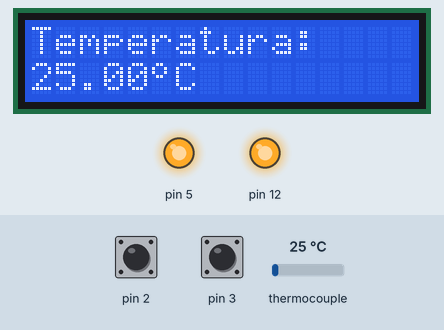
Recording of a sketch running on a simulated Arduino Uno, built with avr-gcc and run on an emulated ATmega328P. On the bench: 16×2 character LCD, output pins drawn as LEDs (lit = HIGH). Inputs (shaded band) come from the test bench; at power-on: thermocouple 25 °C, pin 2 HIGH, pin 3 HIGH.

Above: at 1.7 s.
1.8 s: thermocouple set to 0 °C
At 3.1 s:
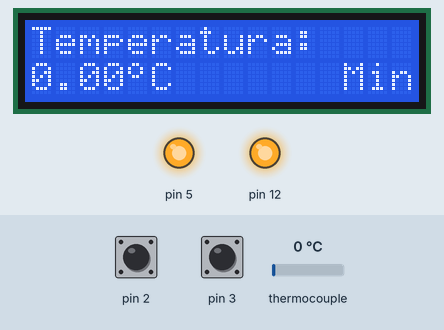
3.4 s: pin 2 pulled LOW for 0.8 s
At 3.9 s:
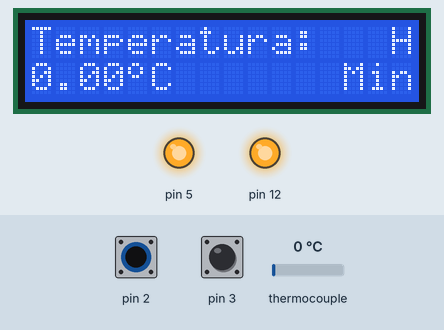
5.7 s: pin 3 pulled LOW for 0.8 s
At 6.9 s:
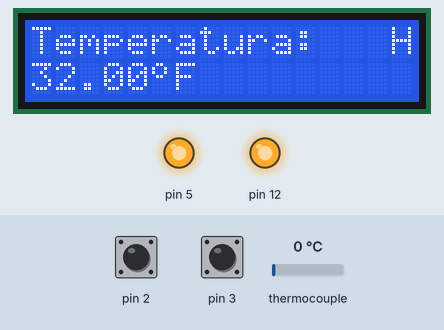
8.0 s: pin 2 pulled LOW for 0.8 s
At 9.3 s:
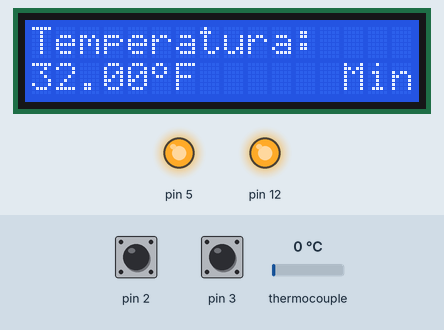
10.3 s: thermocouple set to 6 °C
At 11.7 s:
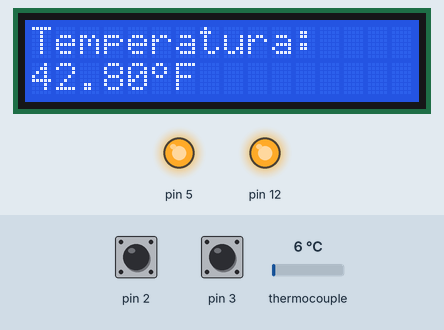
12.3 s: pin 3 pulled LOW for 0.8 s
At 14.1 s:
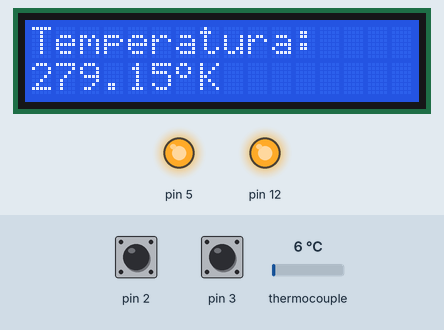
Timing chart, 0 to 15.6 s (numbered marks = the images above; inputs shaded):
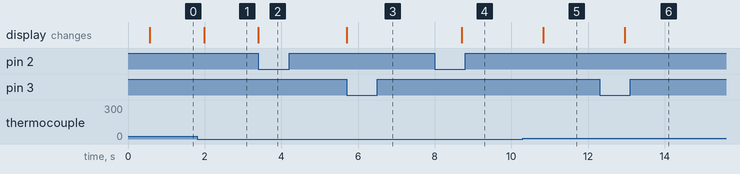

The sketch:

code.ino
```cpp
/* Mjerenje temperature termoparom
 Autor : Maurin Rastovac */

#include <max6675.h>                           //library za mjerenje temperature termoparom pomoću MAX6675 čipa
#include <LiquidCrystal.h>                  //library za upravljanje sa LCD-om
#include <avr/io.h>                              //avr library za input/output registre
#include <avr/interrupt.h>                  //avr library za interupte
#include <avr/sleep.h>                       //library za postavljenja atmela čipa u sleep mode

MAX6675 thermocouple(16, 15, 14); //MAX6675 thermocouple(thermoCLK, thermoCS, thermoSO) //zadajemo na kojem će pinovima biti MAX6675
LiquidCrystal lcd(11, 10, 9, 8, 7, 6);  //LiquidCrystal lcd(rs, en, d4, d5, d6, d7) //zadajemo na kojem će pinovima biti LCD

void init_ports(void);                            //postavimo izlaze i ulaze na portovima
void init_interrupt(void);                     //postavljamo kakve interupte želim i uključujemo ih
void init_timer(void);                          //definiramo tajmer i pokrećemo ga
void init_lcd(void);                             //uključujemo LCD
void turn_off(void);                           //funkcija za isključenje sistema

int t,n=0,i=0; //t-varijabla koja gleda jeli gumb 2 bio pritisnut dok smo u hold funkciji , n-varijabla da kad uđemo u funkciju hold ne postavlja ponovo kod if-a, i-brojač za tajmer
float C,F,K; //varijable za spremanje temperature kad uđemo u hold funkciju
volatile int gumb_1=0, gumb_2=0;              //brojač za gumbove
char degree[8] = {B01100,                           //Napravimo ° simbol
                             B10010,
                             B10010,
                             B01100,
                             B00000,
                             B00000,
                             B00000,
                             B00000
};

ISR (INT0_vect){                            //interupt 0 funkcija
    gumb_1++;                                 //povećavamo varijablu za 1
}

ISR (INT1_vect){                             //interupt 0 funkcija
    gumb_2++;                                  //povećavamo varijablu za 1
    TCNT1=3036;                            //resetiramo tajmer da počne brojati ispočetka
    i=0;                                            //resetiramo varijablu natrag na 0
}

ISR(TIMER1_OVF_vect){                  // tajmer 1 funkcija koji se aktivira svakih 4 sekunde
    i++;                                                  //povećavamo varijablu za 1
    TCNT1=3036;                                //resetiramo tajmer tako da broji točno 4 sekunde
  }

void setup(){
  init_ports();                                      //postavimo izlaze i ulaze na portovima
  init_interrupt();                               //postavljamo kakve interupte želim i uključujemo ih
  init_timer();                                    //definiramo tajmer i pokrećemo ga
  init_lcd();                                       //uključujemo LCD
  ADCSRA=0;                                 //isključimo ADC da uštedimo struju
  set_sleep_mode (SLEEP_MODE_PWR_DOWN); //postavljamo koji način rada želimo za funkciju sleep_mode();
  sleep_enable();                                       //uključujemo mogućnost sleep funkciju
  delay(500);                                            //pričekamo malo da se sve stabilizira
}

void loop(){
  lcd.clear();                                 //izbrišemo sve na LCD-u
  lcd.setCursor(0, 0);                  //postavimo pokazivač na početak LCD-a (početak 1. reda)
  lcd.print("Temperatura:");      //ispišemo Temperatura:
  lcd.setCursor(0,1);                 //postavimo pokazivač na početak 2. reda na LCD-u
  if(gumb_2>=3)                      //funkcija koja resetira brojač gumb_2 kad dođe do 3
    gumb_2=0;                         //resetiramo varijablu na 0
   switch(gumb_2){               //switch funkcija koja gleda kolika je vrijednost varijable gumb_2 trenutačno
     case 0:lcd.print(thermocouple.readCelsius()); //ako je varijabla 0 pokreće se ovaj dio programa i ispisuje koliku temperaturu termopar trenutno ocitava u celsiusima
            lcd.write(byte(0));                     //napišemo simbol koji smo na početku programa napravili a to je °
            lcd.print("C ");                        //napišemo C na LCD-u
            break;                                     //break funkcija za svaki slučaj
     case 1:lcd.print(thermocouple.readFahrenheit()); //ako je varijabla 1 pokreće se ovaj dio programa i ispisuje koliku temperaturu termopar trenutno očitava u farenhajtu
            lcd.write(byte(0));                                      //napišemo simbol koji smo na početku programa napravili a to je °
            lcd.print("F ");                                         //napišemo F na LCD-u
            break;                                                      //break funkcija za svaki slučaj
     case 2:lcd.print((thermocouple.readCelsius()+273.15)); //ako je varijabla 2 pokreće se ovaj dio programa i ispisuje koliku temperaturu termopar trenutno očitava u kelvinima
            lcd.write(byte(0));                               //napišemo simbol koji smo na početku programa napravili a to je °
            lcd.print("K ");                                  //napisemo K na LCD-u
            break;                                                //break funkcija za svaki slučaj
      }
  if(thermocouple.readCelsius()==0.00){   //ako termopar očitava 0°C onda se pokreće ova funkcija
    lcd.setCursor(13, 1);                              //idemo na kraj LCD-a
    lcd.print("Min");                                   //ispisujemo Min na LCD-u kao oznaka da termopar očitava najmanju vrijednos koju može (zapravo MAX6675 ne može nize)
    }
  if(thermocouple.readCelsius()==1023.75){ //ako termopar očitava 1023.75°C onda se pokreće ova funkcija
    lcd.setCursor(13, 1);                             //idemo na kraj LCD-a
    lcd.print("Max");                                 //ispisujemo Max na LCD-u kao oznaka da termopar očitava najveću vrijednos koju može (zapravo MAX6675 ne može vise)
    }
  while(gumb_1!=0){ //kad se stisne gumb 1 idemo u hold funkciju, to jest display prestane ažurirati temperaturu
    if(n==0){      //funkcija koja se samo na početku programa pokreće
      t=gumb_2; //spremimo kolika je varijabla gumba 2 bila kad smo ušli u while funkciju
      C=thermocouple.readCelsius();                                 //spremimo kolika je temperatura bila kad smo ušli u while funkciju (u celsiusima)
      F=thermocouple.readFahrenheit();                           //spremimo kolika je temperatura bila kad smo ušli u while funkciju (u farenhaitima)
      K=(thermocouple.readCelsius()+273.15);                //spremimo kolika je temperatura bila kad smo ušli u while funkciju (u kelvinima)
      TCNT1=3036;        //resetiramo tajmer da počne brojati ispočetka
      i=0;                        //resetiramo varijablu natrag na 0
      n++;                      //povećamo varijablu za 1 tako da se if funkcija ne pokreće ponovo
      }
     if(t!=gumb_2){
      if(gumb_2>=3)
      gumb_2=0;
      lcd.clear();                             //izbrišemo sve na LCD-u
      lcd.setCursor(0, 0);               //postavimo pokazivač na početak LCD-a(početak 1. reda)
      lcd.print("Temperatura:");    //ispišemo Temperatura:
      lcd.setCursor(0,1);               //postavimo pokazivač na početak 2. reda na LCD-u
      switch(gumb_2){
       case 0:lcd.print(C);
              lcd.write(byte(0));                      //napišemo simbol koji smo na početku programa napravili a to je °
              lcd.print("C");                            //napišemo C na LCD-u
              break;                                         //break funkcija za svaki slučaj
       case 1:lcd.print(F);
              lcd.write(byte(0));                     //napišemo simbol koji smo na početku programa napravili a to je °
              lcd.print("F");                           //napišemo F na LCD-u
              break;                                       //break funkcija za svaki slučaj
       case 2:lcd.print(K);
              lcd.write(byte(0));                   //napišemo simbol koji smo na početku programa napravili a to je °
              lcd.print("K");                        //napišemo K na LCD-u
              break;                                     //break funkcija za svaki slučaj
        }
    t=gumb_2;                                       //ažuriramo vrijednosti varijable
    }
    lcd.setCursor(15, 0);  //idemo na kraj 1. reda
    lcd.print("H"); //ispisujemo slovo H kao indikator da trenutačno držimo istu temperaturu
    if(gumb_1>=2){ //kad ponovo stisnemo gumb 1 pokreće se funkcija
      gumb_1=0;   //postavljamo vrijednost varijable na 0 i while funkcija se ugasi
      n=0;              //postavljamo vrijednost varijable na 0
      }
  if(i==450)     //nakon određenog vremena pokreće se funkcija za isključenje (dok smo u hold-u)
    turn_off();
    }
  if(i==450)    //nakon određenog vremena pokreće se funkcija za isključenje (najvjerojatnije ću postaviti nakon 30 minuta u slučaju da se zaboravi ugasiti uređaj)
    turn_off(); //pozivamo turn_off funkciju
  delay(700); //pričekamo 400ms pa se ponovo ponavlja loop (minimalno 220ms zbog MAX6675)
  }

void init_ports(void){                                      //postavimo izlaze i ulaze na portovima
  DDRD&=(~(1<<DDD3)) | (~(1<<DDD2)); //postavimo da su PD3 i PD2 ulazi
  DDRD^=(1<<DDD5);                                  //postavimo da je PD5 izlaz
  DDRB^=(1<<DDB4);                                  //postavimo da je PB4 izlaz
  PORTD|=(1<<PORTD3) | (1<<PORTD2);   //uključujemo internal pull up otpornik na PD3 i PD2
  PORTD|=(1<<PORTD5);               //puštamo 5V na PD5 da se LCD uključi
  PORTB|=(1<<PORTB4);               //puštamo 5V na PB4 da se svijetlo na LCD-u uključi
  }
void init_interrupt(void){                    //postavljamo kakve interupte želim i uključujemo ih
  sei();                                                  // uključimo interrupte
  EICRA|=(1<<ISC01) | (1<<ISC11);//ISC01 i ISC11 postavljamo u 1 tako da se interupt događa na padajući brid
  EIMSK|=(1<<INT0) | (1<<INT1);  //uključujemo interupte INT0 i INT1
  }

void init_timer(void){                                //definiramo tajmer i pokrećemo ga
  TCCR1A=0;
  TCCR1B=0;
  TCNT1=3036;                                         // tajmer kreće od 3036 brojati
  TCCR1B|=(1<<CS12) | (1<<CS10);      //stavljamo CS12 i CS10 u 1 tako da imamo prescaler od 1024
  TIMSK1|=(1<<TOIE1);                         //uključujemo tajmer 1

  }
void init_lcd(void){                             //uključujemo LCD
  lcd.begin(16, 2);                               //LCD se pokreće
  lcd.createChar(0, degree);               //napravimo ° simbol
  }

 void turn_off(void){                           //funkcija za isključenje sistema
    lcd.noDisplay ();                             //ugasimo LCD
    PORTB^=(1<<PORTB4);             //isključimo PB4 to jest svijetlo na LCD-u
    PORTD^=(1<<PORTD5);            //isključimo PD5 to jest LCD
    noInterrupts ();                              //isključujemo interupte
    sleep_mode();                               //idemo u sleep
    i=0;                                               //resetiramo varijablu
  }
```

Measured:
- after the input at 1.8 s, the display: changes after 0.19 s (image 1)
- after the input at 3.4 s, the display: changes at once (image 2)
- after the input at 5.7 s, the display: changes at once (image 3)
- after the input at 8.0 s, the display: changes after 0.71 s (image 4)
- after the input at 10.3 s, the display: changes after 0.53 s (image 5)
- after the input at 12.3 s, the display: changes after 0.65 s (image 6)
